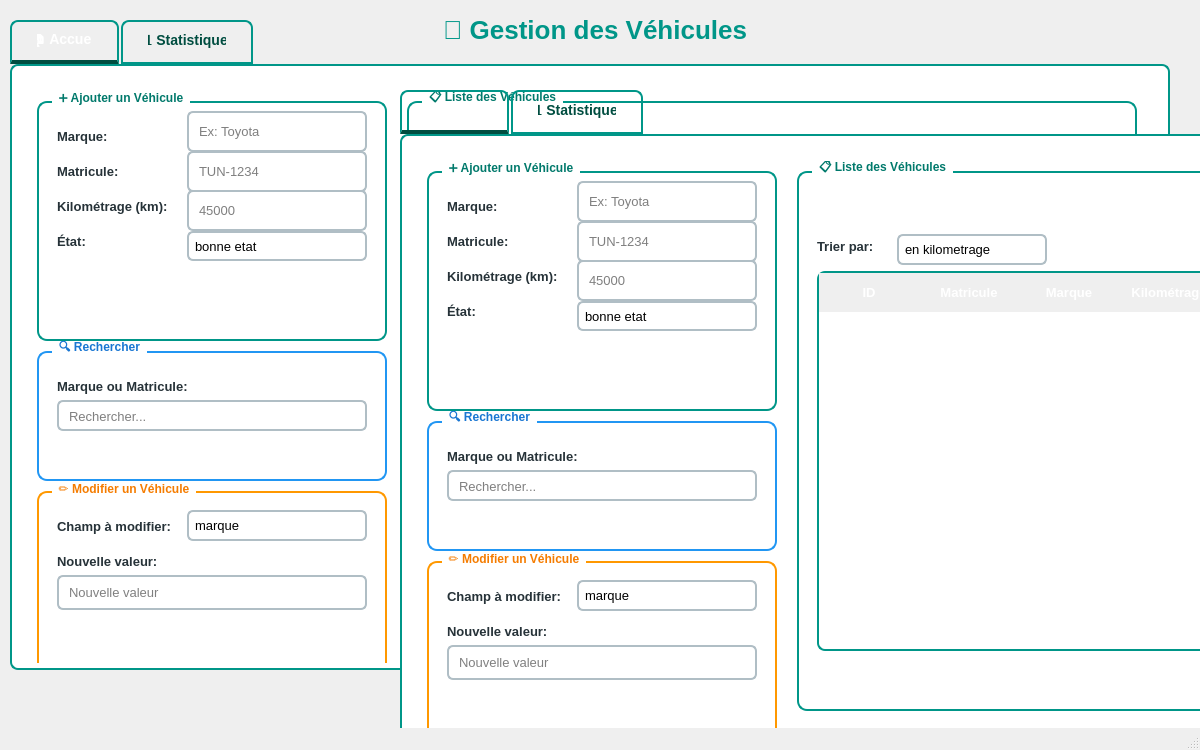
<?xml version="1.0" encoding="UTF-8"?>
<ui version="4.0">
 <class>MainWindow</class>
 <widget class="QMainWindow" name="MainWindow">
  <property name="geometry">
   <rect>
    <x>0</x>
    <y>0</y>
    <width>1200</width>
    <height>750</height>
   </rect>
  </property>
  <property name="windowTitle">
   <string>Gestion des Véhicules - Système Moderne</string>
  </property>
  <property name="styleSheet">
   <string notr="true">QMainWindow {
    background: qlineargradient(x1:0, y1:0, x2:1, y2:1,
        stop:0 #E0F2F1, stop:1 #B2DFDB);
}

QTabWidget::pane {
    border: 2px solid #009688;
    border-radius: 8px;
    background: white;
    padding: 5px;
}

QTabBar::tab {
    background: qlineargradient(x1:0, y1:0, x2:0, y2:1,
        stop:0 #B2DFDB, stop:1 #80CBC4);
    border: 2px solid #009688;
    padding: 12px 25px;
    margin-right: 2px;
    border-top-left-radius: 8px;
    border-top-right-radius: 8px;
    color: #004D40;
    font-weight: bold;
    font-size: 14px;
}

QTabBar::tab:selected {
    background: qlineargradient(x1:0, y1:0, x2:0, y2:1,
        stop:0 #009688, stop:1 #00796B);
    color: white;
    border-bottom: 4px solid #004D40;
}

QTabBar::tab:hover {
    background: #00796B;
    color: white;
}

QLineEdit {
    background-color: white;
    border: 2px solid #B0BEC5;
    border-radius: 6px;
    padding: 8px;
    font-size: 13px;
    selection-background-color: #009688;
}

QLineEdit:focus {
    border: 2px solid #009688;
    background-color: #E0F7FA;
}

QComboBox {
    background-color: white;
    border: 2px solid #B0BEC5;
    border-radius: 6px;
    padding: 6px;
    font-size: 13px;
}

QComboBox:focus {
    border: 2px solid #009688;
}

QComboBox::drop-down {
    border: none;
    width: 30px;
}

QComboBox::down-arrow {
    image: none;
    border-left: 5px solid transparent;
    border-right: 5px solid transparent;
    border-top: 7px solid #009688;
}

QComboBox QAbstractItemView {
    background-color: white;
    border: 2px solid #009688;
    selection-background-color: #009688;
    selection-color: white;
}

QPushButton {
    background: qlineargradient(x1:0, y1:0, x2:0, y2:1,
        stop:0 #009688, stop:1 #00796B);
    color: white;
    border: none;
    border-radius: 8px;
    padding: 10px 20px;
    font-weight: bold;
    font-size: 13px;
}

QPushButton:hover {
    background: qlineargradient(x1:0, y1:0, x2:0, y2:1,
        stop:0 #00796B, stop:1 #004D40);
}

QPushButton:pressed {
    background: #004D40;
    padding-top: 12px;
    padding-bottom: 8px;
}

QPushButton#pushButton_5, QPushButton#pushButton_6 {
    background: qlineargradient(x1:0, y1:0, x2:0, y2:1,
        stop:0 #F44336, stop:1 #D32F2F);
}

QPushButton#pushButton_5:hover, QPushButton#pushButton_6:hover {
    background: qlineargradient(x1:0, y1:0, x2:0, y2:1,
        stop:0 #D32F2F, stop:1 #B71C1C);
}

QPushButton#pushButton_8, QPushButton#pushButton_email {
    background: qlineargradient(x1:0, y1:0, x2:0, y2:1,
        stop:0 #4CAF50, stop:1 #388E3C);
}

QPushButton#pushButton_8:hover, QPushButton#pushButton_email:hover {
    background: qlineargradient(x1:0, y1:0, x2:0, y2:1,
        stop:0 #388E3C, stop:1 #2E7D32);
}

QPushButton#pushButton_10 {
    background: qlineargradient(x1:0, y1:0, x2:0, y2:1,
        stop:0 #FF9800, stop:1 #F57C00);
    font-size: 15px;
    padding: 12px;
}

QPushButton#pushButton_10:hover {
    background: qlineargradient(x1:0, y1:0, x2:0, y2:1,
        stop:0 #F57C00, stop:1 #E65100);
}

QPushButton#pushButton_microphone {
    background: qlineargradient(x1:0, y1:0, x2:0, y2:1,
        stop:0 #2196F3, stop:1 #1976D2);
    font-size: 18px;
    border-radius: 6px;
}

QPushButton#pushButton_microphone:hover {
    background: qlineargradient(x1:0, y1:0, x2:0, y2:1,
        stop:0 #1976D2, stop:1 #1565C0);
}

QTableWidget {
    background-color: white;
    border: 2px solid #009688;
    border-radius: 8px;
    gridline-color: #E0E0E0;
    font-size: 12px;
}

QTableWidget::item {
    padding: 8px;
}

QTableWidget::item:selected {
    background-color: #80CBC4;
    color: #004D40;
}

QTableWidget::item:hover {
    background-color: #E0F2F1;
}

QHeaderView::section {
    background: qlineargradient(x1:0, y1:0, x2:0, y2:1,
        stop:0 #009688, stop:1 #00796B);
    color: white;
    padding: 10px;
    border: none;
    font-weight: bold;
    font-size: 13px;
}

QHeaderView::section:hover {
    background: #00796B;
}

QLabel {
    color: #263238;
    font-weight: bold;
    font-size: 13px;
}

QLabel#label_8 {
    color: #009688;
    font-size: 26px;
    font-weight: bold;
}</string>
  </property>
  <widget class="QWidget" name="centralwidget">
   <widget class="QLabel" name="label_8">
    <property name="geometry">
     <rect>
      <x>420</x>
      <y>10</y>
      <width>350</width>
      <height>40</height>
     </rect>
    </property>
    <property name="text">
     <string>🚗 Gestion des Véhicules</string>
    </property>
    <property name="alignment">
     <set>Qt::AlignmentFlag::AlignCenter</set>
    </property>
   </widget>
   <widget class="QTabWidget" name="tabWidget">
    <property name="geometry">
     <rect>
      <x>10</x>
      <y>20</y>
      <width>1160</width>
      <height>650</height>
     </rect>
    </property>
    <property name="currentIndex">
     <number>0</number>
    </property>
    <widget class="QWidget" name="tab">
     <attribute name="title">
      <string>🏠 Accueil</string>
     </attribute>
     <widget class="QGroupBox" name="groupBox">
      <property name="geometry">
       <rect>
        <x>20</x>
        <y>20</y>
        <width>350</width>
        <height>250</height>
       </rect>
      </property>
      <property name="styleSheet">
       <string notr="true">QGroupBox {
    background: qlineargradient(x1:0, y1:0, x2:1, y2:1,
        stop:0 #E0F2F1, stop:1 #B2DFDB);
    border: 2px solid #009688;
    border-radius: 10px;
    margin-top: 10px;
    font-weight: bold;
    padding-top: 15px;
}
QGroupBox::title {
    color: #00796B;
    subcontrol-origin: margin;
    left: 15px;
    padding: 0 5px;
}</string>
      </property>
      <property name="title">
       <string>➕ Ajouter un Véhicule</string>
      </property>
      <widget class="QLabel" name="label">
       <property name="geometry">
        <rect>
         <x>20</x>
         <y>35</y>
         <width>120</width>
         <height>20</height>
        </rect>
       </property>
       <property name="text">
        <string>Marque:</string>
       </property>
      </widget>
      <widget class="QLineEdit" name="lineEdit">
       <property name="geometry">
        <rect>
         <x>150</x>
         <y>20</y>
         <width>180</width>
         <height>41</height>
        </rect>
       </property>
       <property name="placeholderText">
        <string>Ex: Toyota</string>
       </property>
      </widget>
      <widget class="QLabel" name="label_2">
       <property name="geometry">
        <rect>
         <x>20</x>
         <y>70</y>
         <width>120</width>
         <height>20</height>
        </rect>
       </property>
       <property name="text">
        <string>Matricule:</string>
       </property>
      </widget>
      <widget class="QLineEdit" name="lineEdit_2">
       <property name="geometry">
        <rect>
         <x>150</x>
         <y>60</y>
         <width>180</width>
         <height>41</height>
        </rect>
       </property>
       <property name="placeholderText">
        <string>TUN-1234</string>
       </property>
      </widget>
      <widget class="QLabel" name="label_4">
       <property name="geometry">
        <rect>
         <x>20</x>
         <y>105</y>
         <width>130</width>
         <height>20</height>
        </rect>
       </property>
       <property name="text">
        <string>Kilométrage (km):</string>
       </property>
      </widget>
      <widget class="QLineEdit" name="lineEdit_4">
       <property name="geometry">
        <rect>
         <x>150</x>
         <y>99</y>
         <width>180</width>
         <height>41</height>
        </rect>
       </property>
       <property name="placeholderText">
        <string>45000</string>
       </property>
      </widget>
      <widget class="QLabel" name="label_5">
       <property name="geometry">
        <rect>
         <x>20</x>
         <y>140</y>
         <width>50</width>
         <height>20</height>
        </rect>
       </property>
       <property name="text">
        <string>État:</string>
       </property>
      </widget>
      <widget class="QComboBox" name="comboBox">
       <property name="geometry">
        <rect>
         <x>150</x>
         <y>140</y>
         <width>180</width>
         <height>30</height>
        </rect>
       </property>
       <item>
        <property name="text">
         <string>bonne etat</string>
        </property>
       </item>
       <item>
        <property name="text">
         <string>en panne</string>
        </property>
       </item>
      </widget>
      <widget class="QPushButton" name="pushButton">
       <property name="geometry">
        <rect>
         <x>70</x>
         <y>190</y>
         <width>210</width>
         <height>40</height>
        </rect>
       </property>
       <property name="text">
        <string>➕ Ajouter Véhicule</string>
       </property>
      </widget>
     </widget>
     <widget class="QGroupBox" name="groupBox_2">
      <property name="geometry">
       <rect>
        <x>20</x>
        <y>270</y>
        <width>350</width>
        <height>140</height>
       </rect>
      </property>
      <property name="styleSheet">
       <string notr="true">QGroupBox {
    background: qlineargradient(x1:0, y1:0, x2:1, y2:1,
        stop:0 #E3F2FD, stop:1 #BBDEFB);
    border: 2px solid #2196F3;
    border-radius: 10px;
    margin-top: 10px;
    font-weight: bold;
    padding-top: 15px;
}
QGroupBox::title {
    color: #1976D2;
    subcontrol-origin: margin;
    left: 15px;
    padding: 0 5px;
}</string>
      </property>
      <property name="title">
       <string>🔍 Rechercher</string>
      </property>
      <widget class="QLabel" name="label_3">
       <property name="geometry">
        <rect>
         <x>20</x>
         <y>35</y>
         <width>150</width>
         <height>20</height>
        </rect>
       </property>
       <property name="text">
        <string>Marque ou Matricule:</string>
       </property>
      </widget>
      <widget class="QLineEdit" name="lineEdit_3">
       <property name="geometry">
        <rect>
         <x>20</x>
         <y>59</y>
         <width>310</width>
         <height>31</height>
        </rect>
       </property>
       <property name="placeholderText">
        <string>Rechercher...</string>
       </property>
      </widget>
      <widget class="QPushButton" name="pushButton_2">
       <property name="geometry">
        <rect>
         <x>110</x>
         <y>100</y>
         <width>131</width>
         <height>31</height>
        </rect>
       </property>
       <property name="text">
        <string>🔍 Chercher</string>
       </property>
      </widget>
     </widget>
     <widget class="QGroupBox" name="groupBox_3">
      <property name="geometry">
       <rect>
        <x>20</x>
        <y>410</y>
        <width>350</width>
        <height>200</height>
       </rect>
      </property>
      <property name="styleSheet">
       <string notr="true">QGroupBox {
    background: qlineargradient(x1:0, y1:0, x2:1, y2:1,
        stop:0 #FFF3E0, stop:1 #FFE0B2);
    border: 2px solid #FF9800;
    border-radius: 10px;
    margin-top: 10px;
    font-weight: bold;
    padding-top: 15px;
}
QGroupBox::title {
    color: #F57C00;
    subcontrol-origin: margin;
    left: 15px;
    padding: 0 5px;
}</string>
      </property>
      <property name="title">
       <string>✏️ Modifier un Véhicule</string>
      </property>
      <widget class="QLabel" name="label_6">
       <property name="geometry">
        <rect>
         <x>20</x>
         <y>35</y>
         <width>150</width>
         <height>20</height>
        </rect>
       </property>
       <property name="text">
        <string>Champ à modifier:</string>
       </property>
      </widget>
      <widget class="QComboBox" name="comboBox_2">
       <property name="geometry">
        <rect>
         <x>150</x>
         <y>29</y>
         <width>180</width>
         <height>31</height>
        </rect>
       </property>
       <item>
        <property name="text">
         <string>marque</string>
        </property>
       </item>
       <item>
        <property name="text">
         <string>matricule</string>
        </property>
       </item>
       <item>
        <property name="text">
         <string>kilometrage</string>
        </property>
       </item>
       <item>
        <property name="text">
         <string>etat</string>
        </property>
       </item>
      </widget>
      <widget class="QLabel" name="label_7">
       <property name="geometry">
        <rect>
         <x>20</x>
         <y>70</y>
         <width>130</width>
         <height>20</height>
        </rect>
       </property>
       <property name="text">
        <string>Nouvelle valeur:</string>
       </property>
      </widget>
      <widget class="QLineEdit" name="lineEdit_5">
       <property name="geometry">
        <rect>
         <x>20</x>
         <y>94</y>
         <width>310</width>
         <height>35</height>
        </rect>
       </property>
       <property name="placeholderText">
        <string>Nouvelle valeur</string>
       </property>
      </widget>
      <widget class="QPushButton" name="pushButton_microphone">
       <property name="geometry">
        <rect>
         <x>20</x>
         <y>135</y>
         <width>150</width>
         <height>35</height>
        </rect>
       </property>
       <property name="toolTip">
        <string>Cliquez pour parler</string>
       </property>
       <property name="text">
        <string>🎤 Parler</string>
       </property>
      </widget>
      <widget class="QPushButton" name="pushButton_10">
       <property name="geometry">
        <rect>
         <x>180</x>
         <y>135</y>
         <width>150</width>
         <height>35</height>
        </rect>
       </property>
       <property name="text">
        <string>✏️ Modifier</string>
       </property>
      </widget>
     </widget>
     <widget class="QGroupBox" name="groupBox_4">
      <property name="geometry">
       <rect>
        <x>390</x>
        <y>20</y>
        <width>730</width>
        <height>550</height>
       </rect>
      </property>
      <property name="styleSheet">
       <string notr="true">QGroupBox {
    background: white;
    border: 2px solid #009688;
    border-radius: 10px;
    margin-top: 10px;
    font-weight: bold;
    padding-top: 15px;
}
QGroupBox::title {
    color: #00796B;
    subcontrol-origin: margin;
    left: 15px;
    padding: 0 5px;
}</string>
      </property>
      <property name="title">
       <string>📋 Liste des Véhicules</string>
      </property>
      <widget class="QPushButton" name="pushButton_4">
       <property name="geometry">
        <rect>
         <x>20</x>
         <y>30</y>
         <width>161</width>
         <height>35</height>
        </rect>
       </property>
       <property name="text">
        <string>👁️ Afficher Tous</string>
       </property>
      </widget>
      <widget class="QPushButton" name="pushButton_6">
       <property name="geometry">
        <rect>
         <x>400</x>
         <y>30</y>
         <width>141</width>
         <height>35</height>
        </rect>
       </property>
       <property name="text">
        <string>🗑️ Supprimer</string>
       </property>
      </widget>
      <widget class="QPushButton" name="pushButton_5">
       <property name="geometry">
        <rect>
         <x>549</x>
         <y>30</y>
         <width>171</width>
         <height>35</height>
        </rect>
       </property>
       <property name="text">
        <string>🗑️ Tout Supprimer</string>
       </property>
      </widget>
      <widget class="QLabel" name="label_sort">
       <property name="geometry">
        <rect>
         <x>20</x>
         <y>75</y>
         <width>80</width>
         <height>20</height>
        </rect>
       </property>
       <property name="text">
        <string>Trier par:</string>
       </property>
      </widget>
      <widget class="QComboBox" name="comboBox_3">
       <property name="geometry">
        <rect>
         <x>100</x>
         <y>73</y>
         <width>150</width>
         <height>31</height>
        </rect>
       </property>
       <item>
        <property name="text">
         <string>en kilometrage</string>
        </property>
       </item>
       <item>
        <property name="text">
         <string>en etat</string>
        </property>
       </item>
      </widget>
      <widget class="QPushButton" name="pushButton_9">
       <property name="geometry">
        <rect>
         <x>260</x>
         <y>70</y>
         <width>80</width>
         <height>30</height>
        </rect>
       </property>
       <property name="text">
        <string>🔄 Trier</string>
       </property>
      </widget>
      <widget class="QTableWidget" name="tableWidget">
       <property name="geometry">
        <rect>
         <x>20</x>
         <y>110</y>
         <width>690</width>
         <height>380</height>
        </rect>
       </property>
       <property name="alternatingRowColors">
        <bool>true</bool>
       </property>
       <property name="selectionBehavior">
        <enum>QAbstractItemView::SelectionBehavior::SelectRows</enum>
       </property>
       <property name="columnCount">
        <number>5</number>
       </property>
       <attribute name="horizontalHeaderVisible">
        <bool>true</bool>
       </attribute>
       <column>
        <property name="text">
         <string>ID</string>
        </property>
       </column>
       <column>
        <property name="text">
         <string>Matricule</string>
        </property>
       </column>
       <column>
        <property name="text">
         <string>Marque</string>
        </property>
       </column>
       <column>
        <property name="text">
         <string>Kilométrage</string>
        </property>
       </column>
       <column>
        <property name="text">
         <string>État</string>
        </property>
       </column>
      </widget>
      <widget class="QPushButton" name="pushButton_8">
       <property name="geometry">
        <rect>
         <x>20</x>
         <y>500</y>
         <width>180</width>
         <height>40</height>
        </rect>
       </property>
       <property name="text">
        <string>📄 Exporter PDF</string>
       </property>
      </widget>
      <widget class="QPushButton" name="pushButton_email">
       <property name="geometry">
        <rect>
         <x>210</x>
         <y>500</y>
         <width>200</width>
         <height>40</height>
        </rect>
       </property>
       <property name="text">
        <string>📧 Notifier Instructeur</string>
       </property>
      </widget>
     </widget>
    </widget>
    <widget class="QWidget" name="tab_2">
     <attribute name="title">
      <string>📊 Statistiques</string>
     </attribute>
     <widget class="QLabel" name="label_stats_title">
      <property name="geometry">
       <rect>
        <x>20</x>
        <y>20</y>
        <width>1100</width>
        <height>40</height>
       </rect>
      </property>
      <property name="styleSheet">
       <string notr="true">font-size: 22px; color: #009688; font-weight: bold;</string>
      </property>
      <property name="text">
       <string>📊 Statistiques </string>
      </property>
      <property name="alignment">
       <set>Qt::AlignmentFlag::AlignCenter</set>
      </property>
     </widget>
     <widget class="QLabel" name="label_stats_info">
      <property name="geometry">
       <rect>
        <x>50</x>
        <y>80</y>
        <width>1050</width>
        <height>500</height>
       </rect>
      </property>
      <property name="styleSheet">
       <string notr="true">font-size: 16px;
color: #37474F;
background: white;
border: 2px solid #009688;
border-radius: 10px;
padding: 30px;</string>
      </property>
      <property name="text">
       <string/>
      </property>
      <property name="alignment">
       <set>Qt::AlignmentFlag::AlignLeading|Qt::AlignmentFlag::AlignLeft|Qt::AlignmentFlag::AlignTop</set>
      </property>
      <property name="wordWrap">
       <bool>true</bool>
      </property>
     </widget>
    </widget>
   </widget>
   <widget class="QTabWidget" name="tabWidget_2">
    <property name="geometry">
     <rect>
      <x>400</x>
      <y>90</y>
      <width>1160</width>
      <height>650</height>
     </rect>
    </property>
    <property name="currentIndex">
     <number>0</number>
    </property>
    <widget class="QWidget" name="tab_3">
     <attribute name="title">
      <string>🏠 Accueil</string>
     </attribute>
     <widget class="QGroupBox" name="groupBox_5">
      <property name="geometry">
       <rect>
        <x>20</x>
        <y>20</y>
        <width>350</width>
        <height>250</height>
       </rect>
      </property>
      <property name="styleSheet">
       <string notr="true">QGroupBox {
    background: qlineargradient(x1:0, y1:0, x2:1, y2:1,
        stop:0 #E0F2F1, stop:1 #B2DFDB);
    border: 2px solid #009688;
    border-radius: 10px;
    margin-top: 10px;
    font-weight: bold;
    padding-top: 15px;
}
QGroupBox::title {
    color: #00796B;
    subcontrol-origin: margin;
    left: 15px;
    padding: 0 5px;
}</string>
      </property>
      <property name="title">
       <string>➕ Ajouter un Véhicule</string>
      </property>
      <widget class="QLabel" name="label_9">
       <property name="geometry">
        <rect>
         <x>20</x>
         <y>35</y>
         <width>120</width>
         <height>20</height>
        </rect>
       </property>
       <property name="text">
        <string>Marque:</string>
       </property>
      </widget>
      <widget class="QLineEdit" name="lineEdit_6">
       <property name="geometry">
        <rect>
         <x>150</x>
         <y>20</y>
         <width>180</width>
         <height>41</height>
        </rect>
       </property>
       <property name="placeholderText">
        <string>Ex: Toyota</string>
       </property>
      </widget>
      <widget class="QLabel" name="label_10">
       <property name="geometry">
        <rect>
         <x>20</x>
         <y>70</y>
         <width>120</width>
         <height>20</height>
        </rect>
       </property>
       <property name="text">
        <string>Matricule:</string>
       </property>
      </widget>
      <widget class="QLineEdit" name="lineEdit_7">
       <property name="geometry">
        <rect>
         <x>150</x>
         <y>60</y>
         <width>180</width>
         <height>41</height>
        </rect>
       </property>
       <property name="placeholderText">
        <string>TUN-1234</string>
       </property>
      </widget>
      <widget class="QLabel" name="label_11">
       <property name="geometry">
        <rect>
         <x>20</x>
         <y>105</y>
         <width>130</width>
         <height>20</height>
        </rect>
       </property>
       <property name="text">
        <string>Kilométrage (km):</string>
       </property>
      </widget>
      <widget class="QLineEdit" name="lineEdit_8">
       <property name="geometry">
        <rect>
         <x>150</x>
         <y>99</y>
         <width>180</width>
         <height>41</height>
        </rect>
       </property>
       <property name="placeholderText">
        <string>45000</string>
       </property>
      </widget>
      <widget class="QLabel" name="label_12">
       <property name="geometry">
        <rect>
         <x>20</x>
         <y>140</y>
         <width>50</width>
         <height>20</height>
        </rect>
       </property>
       <property name="text">
        <string>État:</string>
       </property>
      </widget>
      <widget class="QComboBox" name="comboBox_4">
       <property name="geometry">
        <rect>
         <x>150</x>
         <y>140</y>
         <width>180</width>
         <height>30</height>
        </rect>
       </property>
       <item>
        <property name="text">
         <string>bonne etat</string>
        </property>
       </item>
       <item>
        <property name="text">
         <string>en panne</string>
        </property>
       </item>
      </widget>
      <widget class="QPushButton" name="pushButton_3">
       <property name="geometry">
        <rect>
         <x>70</x>
         <y>190</y>
         <width>210</width>
         <height>40</height>
        </rect>
       </property>
       <property name="text">
        <string>➕ Ajouter Véhicule</string>
       </property>
      </widget>
     </widget>
     <widget class="QGroupBox" name="groupBox_6">
      <property name="geometry">
       <rect>
        <x>20</x>
        <y>270</y>
        <width>350</width>
        <height>140</height>
       </rect>
      </property>
      <property name="styleSheet">
       <string notr="true">QGroupBox {
    background: qlineargradient(x1:0, y1:0, x2:1, y2:1,
        stop:0 #E3F2FD, stop:1 #BBDEFB);
    border: 2px solid #2196F3;
    border-radius: 10px;
    margin-top: 10px;
    font-weight: bold;
    padding-top: 15px;
}
QGroupBox::title {
    color: #1976D2;
    subcontrol-origin: margin;
    left: 15px;
    padding: 0 5px;
}</string>
      </property>
      <property name="title">
       <string>🔍 Rechercher</string>
      </property>
      <widget class="QLabel" name="label_13">
       <property name="geometry">
        <rect>
         <x>20</x>
         <y>35</y>
         <width>150</width>
         <height>20</height>
        </rect>
       </property>
       <property name="text">
        <string>Marque ou Matricule:</string>
       </property>
      </widget>
      <widget class="QLineEdit" name="lineEdit_9">
       <property name="geometry">
        <rect>
         <x>20</x>
         <y>59</y>
         <width>310</width>
         <height>31</height>
        </rect>
       </property>
       <property name="placeholderText">
        <string>Rechercher...</string>
       </property>
      </widget>
      <widget class="QPushButton" name="pushButton_7">
       <property name="geometry">
        <rect>
         <x>110</x>
         <y>100</y>
         <width>131</width>
         <height>31</height>
        </rect>
       </property>
       <property name="text">
        <string>🔍 Chercher</string>
       </property>
      </widget>
     </widget>
     <widget class="QGroupBox" name="groupBox_7">
      <property name="geometry">
       <rect>
        <x>20</x>
        <y>410</y>
        <width>350</width>
        <height>200</height>
       </rect>
      </property>
      <property name="styleSheet">
       <string notr="true">QGroupBox {
    background: qlineargradient(x1:0, y1:0, x2:1, y2:1,
        stop:0 #FFF3E0, stop:1 #FFE0B2);
    border: 2px solid #FF9800;
    border-radius: 10px;
    margin-top: 10px;
    font-weight: bold;
    padding-top: 15px;
}
QGroupBox::title {
    color: #F57C00;
    subcontrol-origin: margin;
    left: 15px;
    padding: 0 5px;
}</string>
      </property>
      <property name="title">
       <string>✏️ Modifier un Véhicule</string>
      </property>
      <widget class="QLabel" name="label_14">
       <property name="geometry">
        <rect>
         <x>20</x>
         <y>35</y>
         <width>150</width>
         <height>20</height>
        </rect>
       </property>
       <property name="text">
        <string>Champ à modifier:</string>
       </property>
      </widget>
      <widget class="QComboBox" name="comboBox_5">
       <property name="geometry">
        <rect>
         <x>150</x>
         <y>29</y>
         <width>180</width>
         <height>31</height>
        </rect>
       </property>
       <item>
        <property name="text">
         <string>marque</string>
        </property>
       </item>
       <item>
        <property name="text">
         <string>matricule</string>
        </property>
       </item>
       <item>
        <property name="text">
         <string>kilometrage</string>
        </property>
       </item>
       <item>
        <property name="text">
         <string>etat</string>
        </property>
       </item>
      </widget>
      <widget class="QLabel" name="label_15">
       <property name="geometry">
        <rect>
         <x>20</x>
         <y>70</y>
         <width>130</width>
         <height>20</height>
        </rect>
       </property>
       <property name="text">
        <string>Nouvelle valeur:</string>
       </property>
      </widget>
      <widget class="QLineEdit" name="lineEdit_10">
       <property name="geometry">
        <rect>
         <x>20</x>
         <y>94</y>
         <width>310</width>
         <height>35</height>
        </rect>
       </property>
       <property name="placeholderText">
        <string>Nouvelle valeur</string>
       </property>
      </widget>
      <widget class="QPushButton" name="pushButton_microphone_2">
       <property name="geometry">
        <rect>
         <x>20</x>
         <y>135</y>
         <width>150</width>
         <height>35</height>
        </rect>
       </property>
       <property name="toolTip">
        <string>Cliquez pour parler</string>
       </property>
       <property name="text">
        <string>🎤 Parler</string>
       </property>
      </widget>
      <widget class="QPushButton" name="pushButton_11">
       <property name="geometry">
        <rect>
         <x>180</x>
         <y>135</y>
         <width>150</width>
         <height>35</height>
        </rect>
       </property>
       <property name="text">
        <string>✏️ Modifier</string>
       </property>
      </widget>
     </widget>
     <widget class="QGroupBox" name="groupBox_8">
      <property name="geometry">
       <rect>
        <x>390</x>
        <y>20</y>
        <width>730</width>
        <height>550</height>
       </rect>
      </property>
      <property name="styleSheet">
       <string notr="true">QGroupBox {
    background: white;
    border: 2px solid #009688;
    border-radius: 10px;
    margin-top: 10px;
    font-weight: bold;
    padding-top: 15px;
}
QGroupBox::title {
    color: #00796B;
    subcontrol-origin: margin;
    left: 15px;
    padding: 0 5px;
}</string>
      </property>
      <property name="title">
       <string>📋 Liste des Véhicules</string>
      </property>
      <widget class="QPushButton" name="pushButton_12">
       <property name="geometry">
        <rect>
         <x>20</x>
         <y>30</y>
         <width>161</width>
         <height>35</height>
        </rect>
       </property>
       <property name="text">
        <string>👁️ Afficher Tous</string>
       </property>
      </widget>
      <widget class="QPushButton" name="pushButton_13">
       <property name="geometry">
        <rect>
         <x>400</x>
         <y>30</y>
         <width>141</width>
         <height>35</height>
        </rect>
       </property>
       <property name="text">
        <string>🗑️ Supprimer</string>
       </property>
      </widget>
      <widget class="QPushButton" name="pushButton_14">
       <property name="geometry">
        <rect>
         <x>549</x>
         <y>30</y>
         <width>171</width>
         <height>35</height>
        </rect>
       </property>
       <property name="text">
        <string>🗑️ Tout Supprimer</string>
       </property>
      </widget>
      <widget class="QLabel" name="label_sort_2">
       <property name="geometry">
        <rect>
         <x>20</x>
         <y>75</y>
         <width>80</width>
         <height>20</height>
        </rect>
       </property>
       <property name="text">
        <string>Trier par:</string>
       </property>
      </widget>
      <widget class="QComboBox" name="comboBox_6">
       <property name="geometry">
        <rect>
         <x>100</x>
         <y>73</y>
         <width>150</width>
         <height>31</height>
        </rect>
       </property>
       <item>
        <property name="text">
         <string>en kilometrage</string>
        </property>
       </item>
       <item>
        <property name="text">
         <string>en etat</string>
        </property>
       </item>
      </widget>
      <widget class="QPushButton" name="pushButton_15">
       <property name="geometry">
        <rect>
         <x>260</x>
         <y>70</y>
         <width>80</width>
         <height>30</height>
        </rect>
       </property>
       <property name="text">
        <string>🔄 Trier</string>
       </property>
      </widget>
      <widget class="QTableWidget" name="tableWidget_2">
       <property name="geometry">
        <rect>
         <x>20</x>
         <y>110</y>
         <width>690</width>
         <height>380</height>
        </rect>
       </property>
       <property name="alternatingRowColors">
        <bool>true</bool>
       </property>
       <property name="selectionBehavior">
        <enum>QAbstractItemView::SelectionBehavior::SelectRows</enum>
       </property>
       <property name="columnCount">
        <number>5</number>
       </property>
       <attribute name="horizontalHeaderVisible">
        <bool>true</bool>
       </attribute>
       <column>
        <property name="text">
         <string>ID</string>
        </property>
       </column>
       <column>
        <property name="text">
         <string>Matricule</string>
        </property>
       </column>
       <column>
        <property name="text">
         <string>Marque</string>
        </property>
       </column>
       <column>
        <property name="text">
         <string>Kilométrage</string>
        </property>
       </column>
       <column>
        <property name="text">
         <string>État</string>
        </property>
       </column>
      </widget>
      <widget class="QPushButton" name="pushButton_16">
       <property name="geometry">
        <rect>
         <x>20</x>
         <y>500</y>
         <width>180</width>
         <height>40</height>
        </rect>
       </property>
       <property name="text">
        <string>📄 Exporter PDF</string>
       </property>
      </widget>
      <widget class="QPushButton" name="pushButton_email_2">
       <property name="geometry">
        <rect>
         <x>210</x>
         <y>500</y>
         <width>200</width>
         <height>40</height>
        </rect>
       </property>
       <property name="text">
        <string>📧 Notifier Instructeur</string>
       </property>
      </widget>
     </widget>
    </widget>
    <widget class="QWidget" name="tab_4">
     <attribute name="title">
      <string>📊 Statistiques</string>
     </attribute>
     <widget class="QLabel" name="label_stats_title_2">
      <property name="geometry">
       <rect>
        <x>20</x>
        <y>20</y>
        <width>1100</width>
        <height>40</height>
       </rect>
      </property>
      <property name="styleSheet">
       <string notr="true">font-size: 22px; color: #009688; font-weight: bold;</string>
      </property>
      <property name="text">
       <string>📊 Statistiques </string>
      </property>
      <property name="alignment">
       <set>Qt::AlignmentFlag::AlignCenter</set>
      </property>
     </widget>
     <widget class="QLabel" name="label_stats_info_2">
      <property name="geometry">
       <rect>
        <x>50</x>
        <y>80</y>
        <width>1050</width>
        <height>500</height>
       </rect>
      </property>
      <property name="styleSheet">
       <string notr="true">font-size: 16px;
color: #37474F;
background: white;
border: 2px solid #009688;
border-radius: 10px;
padding: 30px;</string>
      </property>
      <property name="text">
       <string/>
      </property>
      <property name="alignment">
       <set>Qt::AlignmentFlag::AlignLeading|Qt::AlignmentFlag::AlignLeft|Qt::AlignmentFlag::AlignTop</set>
      </property>
      <property name="wordWrap">
       <bool>true</bool>
      </property>
     </widget>
    </widget>
   </widget>
  </widget>
  <widget class="QMenuBar" name="menubar">
   <property name="geometry">
    <rect>
     <x>0</x>
     <y>0</y>
     <width>1200</width>
     <height>22</height>
    </rect>
   </property>
  </widget>
  <widget class="QStatusBar" name="statusbar"/>
 </widget>
 <resources/>
 <connections/>
</ui>
